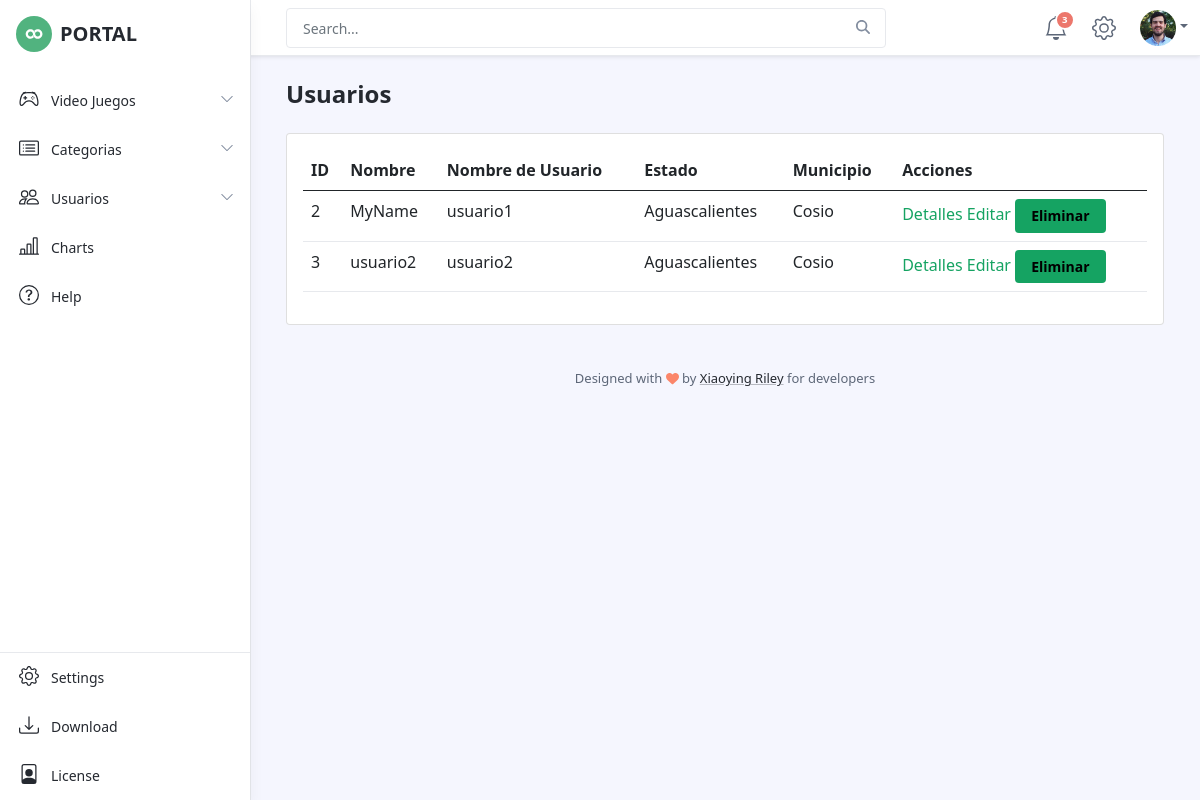
/usuarios/lista/, run on an earlier commit of the app's database.
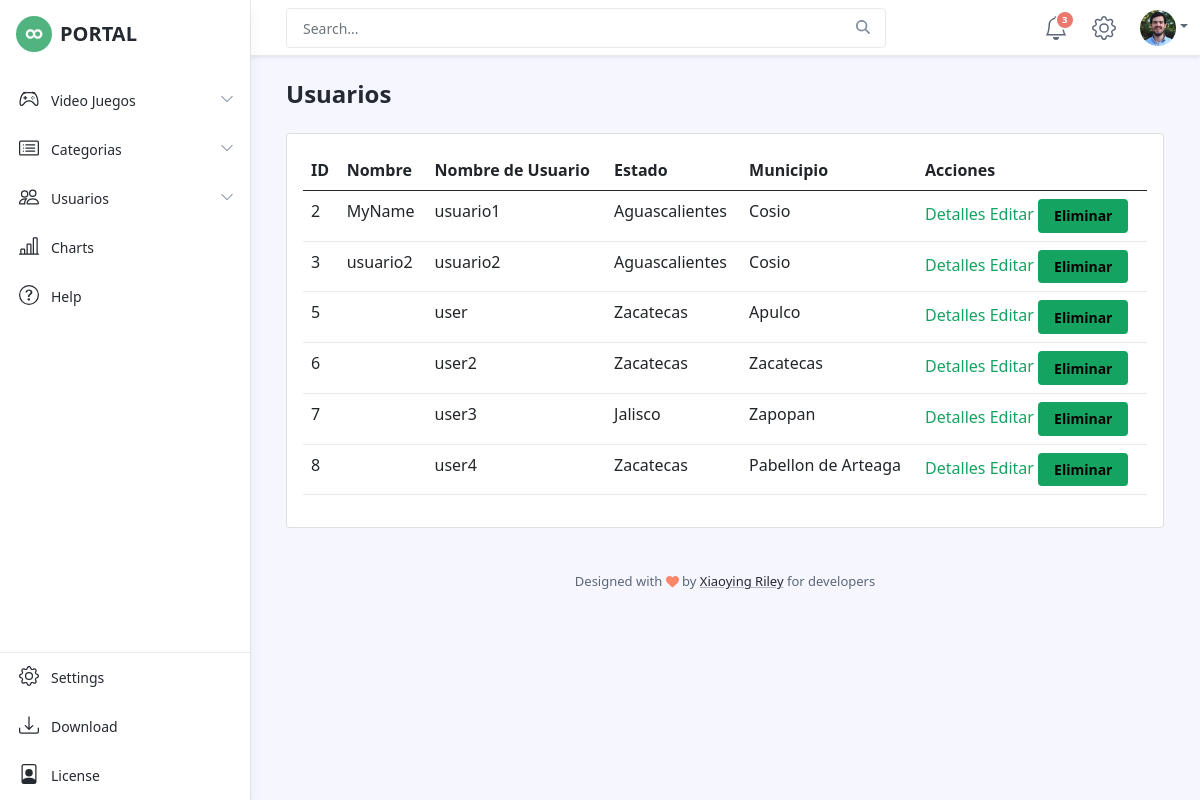
And on a later commit of the database.
### usuarios/models.py (models this page shows)
class Usuario(User):
    estado = models.ForeignKey("usuarios.Estado", verbose_name="Estado", on_delete=models.CASCADE)
    municipio = models.ForeignKey("usuarios.Municipio", verbose_name="Municipio", on_delete=models.CASCADE)
    foto = models.ImageField("Foto de perfil", upload_to='perfiles', blank=True, null=True)

class Estado(models.Model):
    nombre = models.CharField(max_length=50)
    def __str__(self):
        return self.nombre

class Municipio(models.Model):
    nombre = models.CharField(max_length=50)
    estado = models.ForeignKey("usuarios.Estado", verbose_name="Estado", on_delete=models.CASCADE)
    def __str__(self):
        return self.nombre

### usuarios/views.py (the view)
# urls.py: path('lista/', views.UsuarioList.as_view(), name='lista_usuario'),
class UsuarioList(ListView):
    model = Usuario

### usuarios/templates/usuarios/usuario_list.html (shortened to what this page needs)
{% extends "base2.html" %}
{% load static %}
{% block contenido %}
    <h1 class="app-page-title">Usuarios</h1>
    <div class="card">
        <div class="card-body">
                <table class="table">
                    <thead>
                        <th>ID</th>
                        <th>Nombre</th>
                        <th>Nombre de Usuario</th>
                        <th>Estado</th>
                        <th>Municipio</th>
                        <th>Acciones</th>
                    </thead>
                    <tbody>
                        {% for usuario in object_list %}
                        <tr>
                            <td>{{usuario.id}}</td>
                            <td>{{usuario.first_name}}</td>
                            <td>{{usuario.username}}</td>
                            <td>{{usuario.estado}}</td>
                            <td>{{usuario.municipio}}</td>
                            <td>
                                <a href="{% url 'usuarios:detalles_usuario' usuario.id %}">Detalles</a>
                                <a href="{% url 'usuarios:editar_usuario' usuario.id %}">Editar</a>
                                <button onclick="muestra_modal('{% url 'usuarios:eliminar_usuario' usuario.id %}', '{{usuario.username}}')" type="button" class="btn btn-primary delete_example" data-toggle="modal" data-target="#exampleModal">
                                    Eliminar
                                </button>
                            </td>
                        </tr>
                        {% endfor %}
                    </tbody>
                </table>
        </div>
    </div>
{% endblock contenido %}

What changed in the data, as far as the page shows it:
added Usuario: id "5", username "user", estado "Zacatecas", municipio "Apulco"
added Usuario: id "6", username "user2", estado "Zacatecas", municipio "Zacatecas"
added Usuario: id "7", username "user3", estado "Jalisco", municipio "Zapopan"
added Usuario: id "8", username "user4", estado "Zacatecas", municipio "Pabellon de Arteaga"
